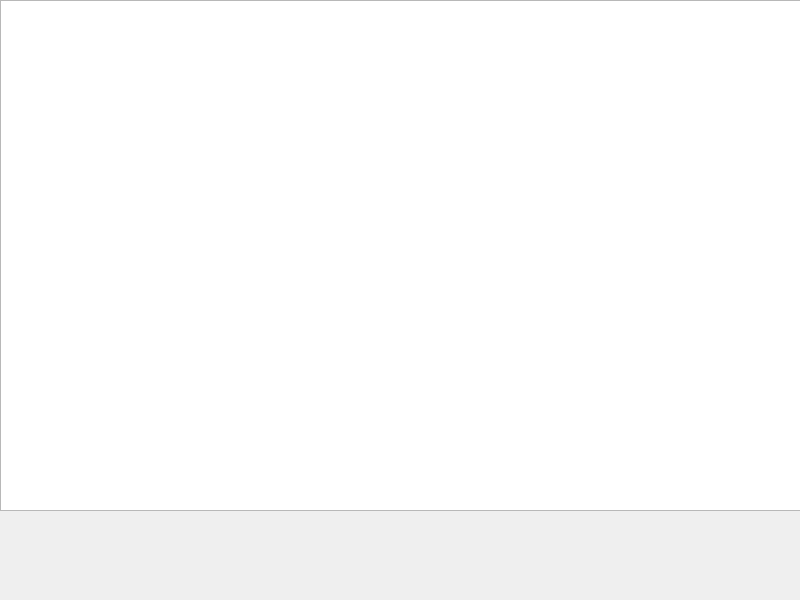
<?xml version="1.0" encoding="UTF-8"?>
<ui version="4.0">
 <class>QuestionWindow</class>
 <widget class="QMainWindow" name="QuestionWindow">
  <property name="geometry">
   <rect>
    <x>0</x>
    <y>0</y>
    <width>800</width>
    <height>600</height>
   </rect>
  </property>
  <property name="windowTitle">
   <string>У меня есть вопрос</string>
  </property>
  <widget class="QWidget" name="centralwidget">
   <widget class="QWidget" name="verticalLayoutWidget">
    <property name="geometry">
     <rect>
      <x>0</x>
      <y>0</y>
      <width>801</width>
      <height>511</height>
     </rect>
    </property>
    <layout class="QVBoxLayout" name="container">
     <item>
      <widget class="QListView" name="question_view"/>
     </item>
     <item>
      <layout class="QGridLayout" name="buttons_layout"/>
     </item>
    </layout>
   </widget>
  </widget>
 </widget>
 <resources/>
 <connections/>
</ui>
